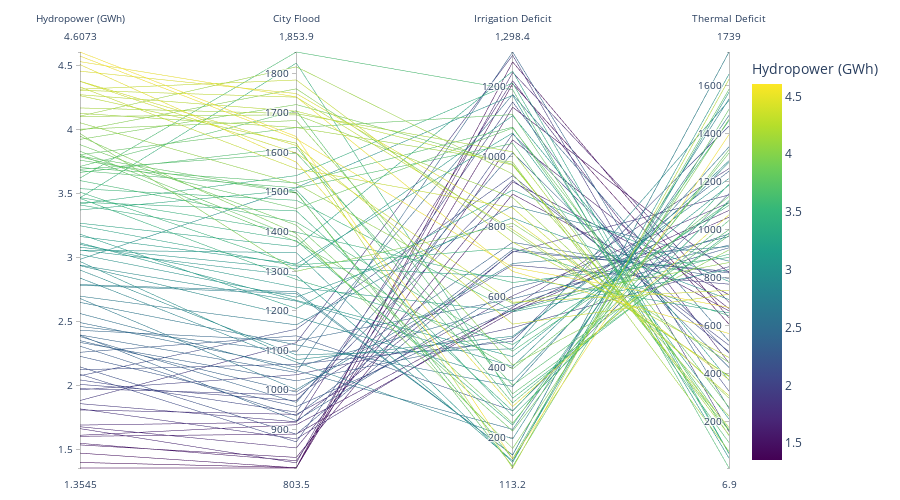

Write notebook code for a chart like this one.
### Markdown cell above
## Water Availability Over Time: Seeing the Strategies in Action

### From Numbers to Understanding

The Pareto front shows us **what** trade-offs exist, but not **how** they arise. Time series visualizations reveal **why** different solutions perform differently.

### Three Representative Strategies

We select three solutions from different regions of the Pareto front:

| Strategy | Philosophy | Expected Behavior |
|----------|------------|-------------------|
| **Low Flood Risk** | Conservative release, prioritize safety | Low reservoir releases, more spillage at reservoir, less at city |
| **Balanced** | Middle ground | Moderate releases, accepts some flooding and some deficits |
| **High Power** | Aggressive release, maximize energy | High releases, depletes reservoir in dry periods, high city flooding |

### What to Look For

**1. Reservoir Storage**
- Does it hit capacity (150 units)? → Spillage at reservoir
- Does it hit dead storage (10 units)? → No water available for release
- Seasonal patterns: filling in wet months, drawing down in dry months

**2. Turbine Flow**
- How often does it exceed city capacity (41 units)? → Flooding events
- How consistent is the flow? → Steady power generation vs. peaks

**3. Irrigation Received vs Required**
- Gap between gray (required) and colored lines = deficit
- Which months have the worst deficits? (Usually peak summer)
- Does the strategy sacrifice irrigation for other objectives?

**4. Thermal Plant Received vs Required**
- Thermal demand is more consistent (less seasonal)
- Non-consumptive: water returns to system (but we model it as an endpoint)
- Trade-off with irrigation is visible here

### Code cell
# Create DataFrame with all objective scores
df_pareto = pd.DataFrame({
    "Hydropower (GWh)": hp,
    "City Flood": fl,
    "Irrigation Deficit": irr_def,
    "Thermal Deficit": therm_def,
})

# Interactive parallel coordinates plot with Plotly
fig = px.parallel_coordinates(
    df_pareto,
    color="Hydropower (GWh)",
    color_continuous_scale="Viridis",
    dimensions=["Hydropower (GWh)", "City Flood", "Irrigation Deficit", "Thermal Deficit"],
    #title="Pareto Front: Parallel Coordinates (drag on axes to filter)",
    title=" ",
)

fig.update_layout(
    height=500,
    margin=dict(l=80, r=80, t=50, b=30),
)

fig.show()
